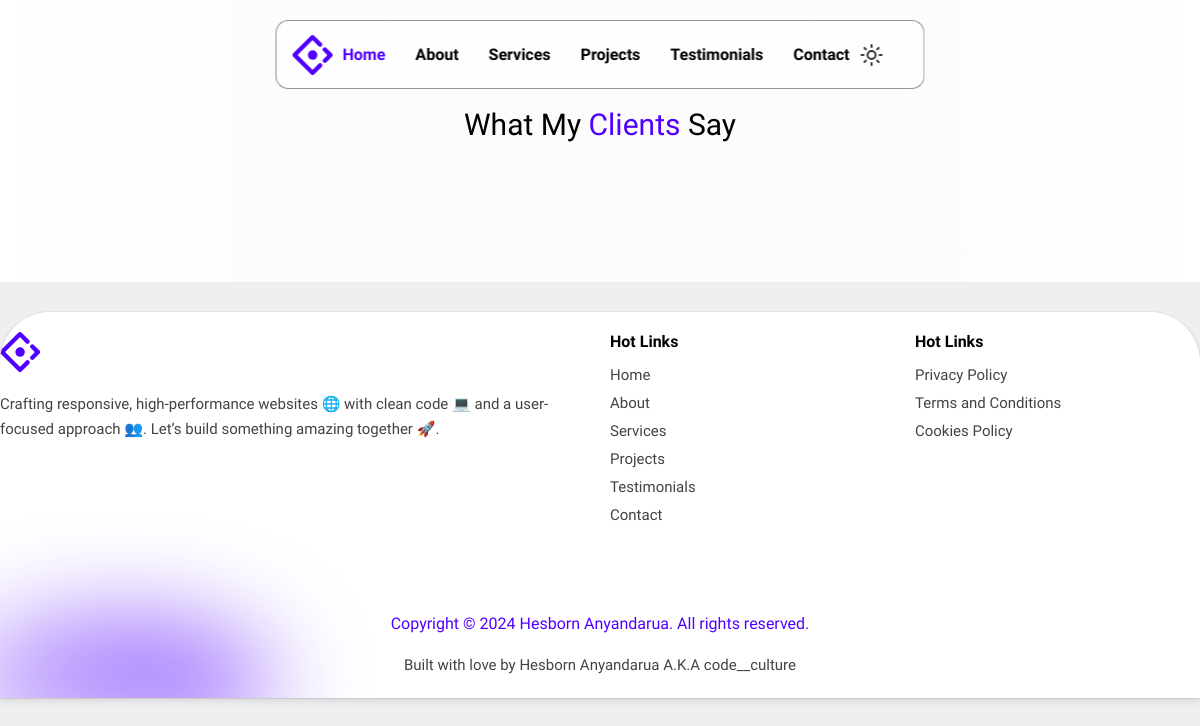
/testimonials, run on an earlier commit of the app's database.
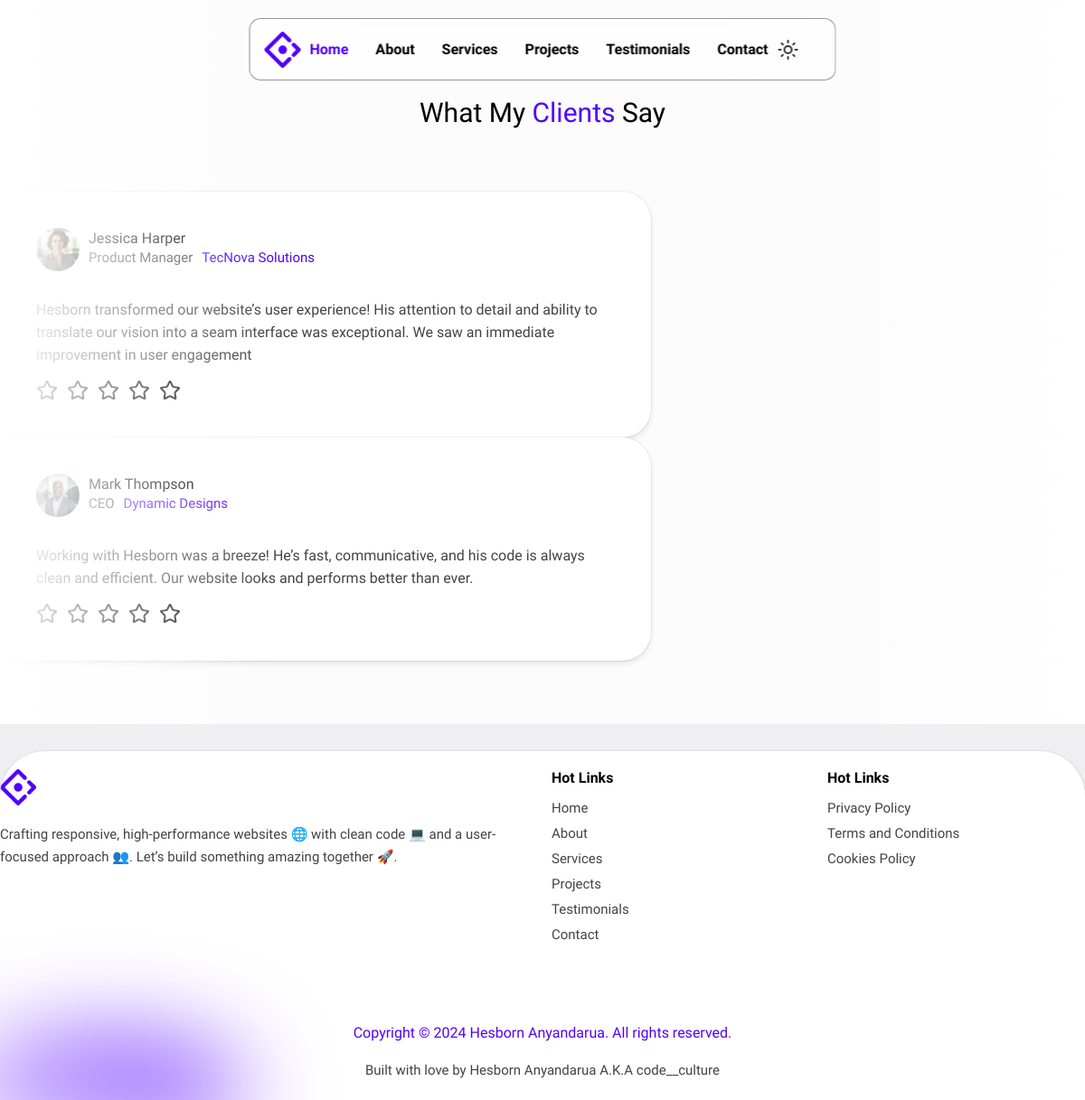
And on a later commit of the database.
### portfolioapp/models.py (models this page shows, shortened)
class Testimonials(models.Model):
    clientname = models.CharField(max_length=80)
    clientposition = models.CharField(max_length=80)
    clientcompany = models.CharField(max_length=80)
    clientview = models.CharField(max_length=250)
    clientimg = models.ImageField(null=False, upload_to='projects/')

### portfolioapp/views.py (the view)
# urls.py: path('testimonials', views.testimonials, name="testimonials"),
def testimonials(request):
    myclients = Testimonials.objects.all()
    return render(request, 'testimonials.html',{'myclients':myclients})

### templates/testimonials.html (shortened to what this page needs)
{% extends 'base.html' %}
{% load static %}
{% block body %}
   <section id="testimonials">
    <br><br><br>
        <div class="section__header">
            <h2 class="sub__title">
                What My <span class="primary">Clients</span> Say
            </h2>
        </div>
        <div class="swiper testimonials">
            <div class="swipper__wrapper">
                {% for slide in myclients %}
                <div class="testimonial swiper-slide">
                    <div class="flex user">
                        <div class="profile">
                            <img src="{{slide.clientimg.url}}" alt="">
                        </div>
                        <div class="details">
                            <h3 class="name">{{slide.clientname}}</h3>
                            <div class="flex row">
                                <p class="text__muted position">{{slide.clientposition}}</p>
                                <p class="primary company">{{slide.clientcompany}}</p>
                            </div>
                        </div>
                    </div>
                    <p class="text__muted content">
                        {{slide.clientview}}
                    </p>
                    <br>
                    <div class="flex__center stars__container">
                        <i data-lucide="star"></i>
                        <i data-lucide="star"></i>
                        <i data-lucide="star"></i>
                        <i data-lucide="star"></i>
                        <i data-lucide="star"></i>
                    </div>
                </div>
                {% endfor %}
            </div>
        </div>
    </section>
{% endblock body %}

### templates/base.html (shortened to what this page needs)
{% load static %}
<!DOCTYPE html>
<html lang="en">
<head>
    {% block web %}
    <link rel="stylesheet" href="{% static './CSS/style.css' %}">
    <link rel="stylesheet" href="{% static './CSS/main.css' %}">
    {% endblock web %}
    <link rel="stylesheet" href="https://cdnjs.cloudflare.com/ajax/libs/odometer.js/0.4.7/themes/odometer-theme-default.min.css" />
    <link rel="stylesheet" href="https://cdnjs.cloudflare.com/ajax/libs/highlight.js/11.9.0/styles/default.min.css">
    <link
    rel="stylesheet"
    href="https://cdn.jsdelivr.net/npm/swiper@11/swiper-bundle.min.css"
    />
</head>
<body >
    {% block breadcrumb %}
    <nav id="navbar" class="flex__center">
        <div class="logo">
            <img src="{% static './assets/logo.svg'%}" alt="">
        </div>
        <div class="flex nav__routes">
            <a href="/index" class="route active">Home</a>
            <a href="/about" class="route">About</a>
            <a href="/services" class="route">Services</a>
            <a href="/projects" class="route">Projects</a>
            <a href="/testimonials" class="route">Testimonials</a>
            <a href="/contact" class="route">Contact</a>
        </div>
        <div class="flex__center">
            <label class="theme__toggle">
                <div class="icon__container">
                    <i data-lucide="sun" class="sun"></i>
                </div>
            </label>
        </div>
    </nav>
    {% endblock breadcrumb %}
    {% block body %}
    {% endblock body %}
    {% block footer %}
    <footer id="footer">
        <div class="spotlight"></div>
        <div class="container">
            <div class="grid">
                <div class="col-2 column">
                    <div class="logo">
                        <img src="{% static './assets/logo.svg'%}" alt="">
                    </div>
                    <p class="text__muted description">
                        Crafting responsive, high-performance websites 🌐 with clean code 💻 and a user-focused approach 👥. Let’s build something amazing together 🚀.
                    </p>
                    <div class="flex social__handles">
                        <a href="#" target="_blank" class="icon__container handle">
                        </a>
                        <a href="#" target="_blank" class="icon__container handle">
                        </a>
                        <a href="#" target="_blank" class="icon__container handle">
                        </a>
                        <a href="#" target="_blank" class="icon__container handle">
                        </a>
                    </div>
                </div>
                <div class="column">
                    <h3 class="group__name">Hot Links</h3>
                    <div class="routes__container">
                        <a href="/index" class="route__item">Home</a>
                        <a href="/about" class="route__item">About</a>
                        <a href="/services" class="route__item">Services</a>
                        <a href="/projects" class="route__item">Projects</a>
                        <a href="/testimonials" class="route__item">Testimonials</a>
                        <a href="/contact" class="route__item">Contact</a>
                    </div>
                </div>
                <div class="column">
                    <h3 class="group__name">Hot Links</h3>
                    <div class="routes__container">
                        <a href="#" class="route__item">Privacy Policy</a>
                        <a href="#" class="route__item">Terms and Conditions</a>
                        <a href="#" class="route__item">Cookies Policy</a>
                    </div>
                </div>
            </div>
            <div class="copyright">
                <h3>Copyright &copy; 2024 Hesborn Anyandarua. All rights reserved.</h3>
                <p class="text__muted">
                    Built with love by Hesborn Anyandarua A.K.A code__culture
                </p>
            </div>
        </div>
    </footer>
    {% endblock footer %}
</body>
</html>

### static/CSS/style.css (style rules this page uses)
:root { --color-primary: #5100ff; --color-primary-accent: #3300ff; --color-primary-light: #702dff; --color-white: #ffffff; --color-muted: #444343; --text-color: #010101; --warning: #ffa500; --danger: #fc605b; --success: #33c648; --bg-base: #efeff1; --bg-base-rgb: 239, 239, 241; --bg-secondary: #ffffff; --bg-secondary-rgb: 255, 255, 255; --radius-1: 4px; --radius-2: 0.8rem; --radius-3: 1.2rem; --radius-4: 2rem; --radius-5: 100%; --animation-1:#9e83fc; --gray-border: 1px solid rgba(89, 88, 88, 0.633); --transition: all 400ms ease; --gradient-1: linear-gradient( 260deg, var(--color-primary-accent) 0%, var(--color-primary) 100% ); --box-shadow-1: 0 4px 8px rgba(0, 0, 0, 0.2); --border-shadow: inset 0 0 0.5px 1px hsla(0, 0%, 100%, 0.075), 0 0 0 1px hsla(0, 0%, 0%, 0.05), 0 0.3px 0.4px hsla(0, 0%, 0%, 0.02), 0 0.9px 1.5px hsla(0, 0%, 0%, 0.045), 0 3.5px 6px hsla(0, 0%, 0%, 0.09); }
* { margin: 0; padding: 0; border: none; outline: none; text-decoration: none; box-sizing: border-box; }
html, body { min-height: 100vh; font-family: "Sora"; background: var(--bg-base); color: var(--text-color); scroll-behavior: smooth; scrollbar-color: var(--color-primary) transparent; scrollbar-width: thin; }
body { overflow: hidden; overflow-y: auto; max-width: 2000px; margin: auto; }
img { width: 100%; min-height: 100%; object-fit: cover; display: block; }
a { display: inline-block; color: var(--text-color); }
p { font-size: 15px; line-height: 25px; }
.text__muted { color: var(--color-muted); }
.primary { color: var(--color-primary); }
.container { width: 100%; max-width: 1200px; margin: auto; padding: 50p 20px 120px 20px; overflow: hidden; }
.flex { display: flex; }
.flex__center { display: flex; align-items: center; justify-content: center; gap: 10px; }
.section__header { text-align: center; max-width: 600px; margin: auto; }
.profile,.icon__container { width: 3rem; height: 3rem; min-width: 3rem; min-height: 3rem; max-width: 3rem; max-height: 3rem; overflow: hidden; border-radius: var(--radius-5); cursor: pointer; transition: var(--transition); }
.icon__container { display: flex; align-items: center; justify-content: center; color: var(--color-muted); opacity: 0.8; font-size: 20px; }
.spotlight { position: absolute; width: 322px; height: 388px; background: var(--color-primary); background: linear-gradient(190deg, var(--color-primary) 0%, transparent 100%); border-radius: 50%; --webkit-filter:blur(50px); filter: blur(50px); z-index: 1; }
.sub__title { font-size: 30px; font-weight: 500; }

### templates/base.html (style rules this page uses)
html[data-theme="light"] { background: #efeff1; }

What changed in the data, as far as the page shows it:
added Testimonials: clientimg (picture), clientname "Jessica Harper", clientposition "Product Manager", clientcompany "TecNova Solutions", clientview "Hesborn transformed our website’s user experience! His attention to detail and ability to translate our vision into a seam interface was exceptional. We saw an immediate improvement in user engagement"
added Testimonials: clientimg (picture), clientname "Mark Thompson", clientposition "CEO", clientcompany "Dynamic Designs", clientview "Working with Hesborn was a breeze! He’s fast, communicative, and his code is always clean and efficient. Our website looks and performs better than ever."
